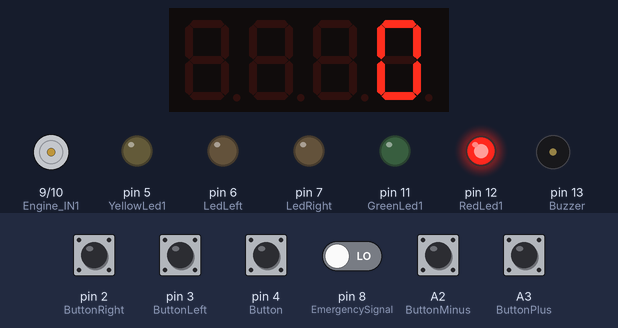
Bench run of a sketch on a simulated Arduino Uno, built with avr-gcc and run on an emulated ATmega328P. Shown: 4-digit seven-segment display, motor-driver pin pairs drawn as motors (green arrow = first pin HIGH = forward, orange = second pin HIGH = backward, longer = more drive), output pins drawn as LEDs (lit = HIGH), buzzer (waves = sounding). Inputs (shaded band) come from the test bench; at power-on: A2 (ButtonMinus), A3 (ButtonPlus), pin 2 (ButtonRight), pin 3 (ButtonLeft), pin 4 (Button) HIGH, pin 8 (EmergencySignal) LOW.

Above: at 4.0 s.
4.1 s: pin 8 (EmergencySignal) driven HIGH
At 5.7 s:
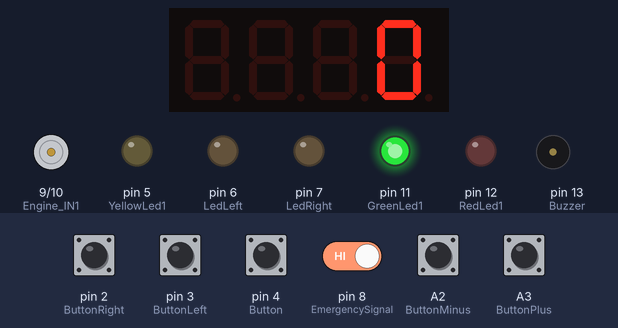
6.3 s: pin 4 (Button) pulled LOW for 1.95 s
At 8.5 s:
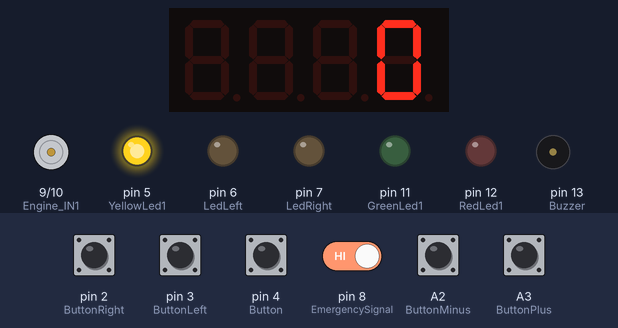
9.7 s: A3 (ButtonPlus) pulled LOW for 1.95 s
At 12.5 s:
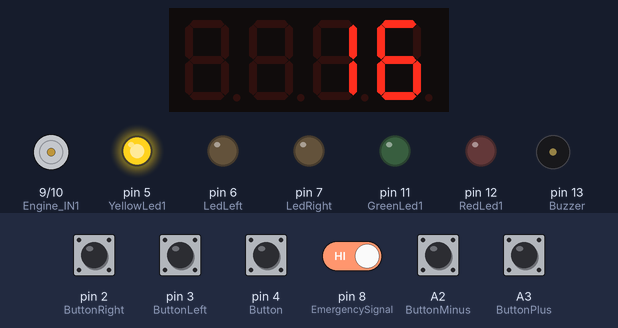
13.1 s: pin 2 (ButtonRight) pulled LOW for 1.95 s
At 16.4 s:
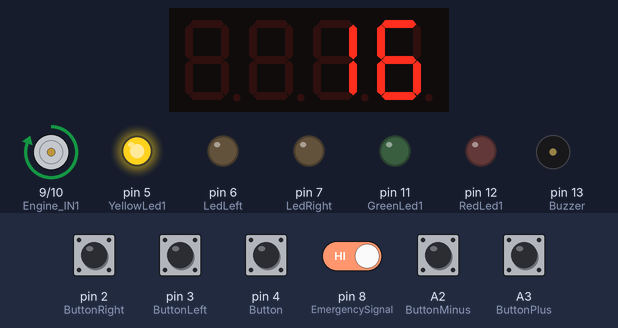
16.7 s: pin 3 (ButtonLeft) pulled LOW for 1.95 s
At 19.1 s:
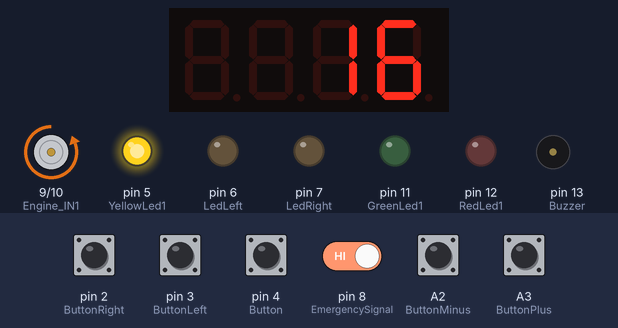
20.2 s: pin 2 (ButtonRight) pulled LOW for 1.95 s
At 21.7 s:
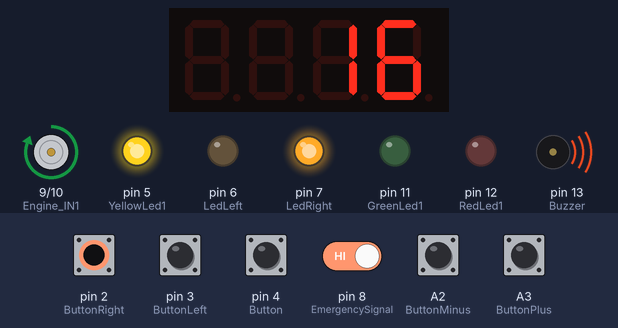
Timing chart, 0 to 23.8 s (numbered marks = the images above; inputs shaded):
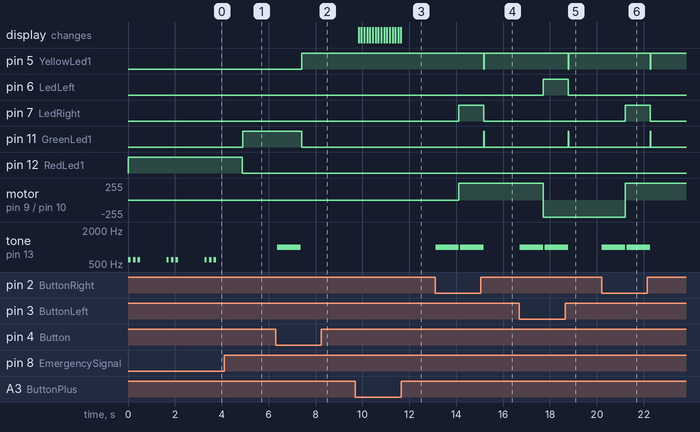

The sketch:

sketch_mar10a.ino
```cpp
#include <TM1637Display.h>       // Бібліотека для виводу інформації на дисплей

const int GreenLed1 = 11;        // Змінні для світлових індикаторів
const int YellowLed1 = 5;
const int RedLed1 = 12;

const int LedLeft = 6;
const int LedRight = 7;

const int Button = 4;            // Кнопка включения
const int ButtonLeft = 3;        // Кнопка влево
const int ButtonRight = 2;       // Кнопка вправо

const int EmergencySignal = 8;   // Экстренное выключение

const int Buzzer = 13;           // Сигнализация
const int Engine_IN1 = 9;        // Пин IN1 подключен к пину 9
const int Engine_IN2 = 10;       // Пин IN2 подключен к пину 10

bool buttonState = HIGH;         // Стан кнопки. Змінні для антидребезгого захисту
bool lastButtonState = HIGH;
bool motorState = false;         // Состояние мотора (включен или выключен)
bool LeftState = false;          // Состояние лампочки LedLeft
bool RightState = false;         // Состояние лампочки LedRight

unsigned long lastDebounceTime = 0;   // Змінні для урахування останнього часу нажаття.
unsigned long debounceDelay = 50;
bool systemActive = false;            // Флаг, указывающий, активна ли система
bool systemButtonPressed = false;     // Флаг, указывающий, была ли нажата кнопка включения

const int ButtonPlus = A3;        // Змінні для збульшення чи зменьшення об'єктів на конвеєрі.
const int ButtonMinus = A2;
int counter = 0;

const int CLK = A1;  // Подключите CLK вашего дисплея к аналоговому пину A1
const int DIO = A0;  // Подключите DIO вашего дисплея к аналоговому пину A0

TM1637Display display(CLK, DIO);  // Создайте объект дисплея с аналоговыми пинами

void setup() {
  // Налаштування піна як вихід
  pinMode(Engine_IN1, OUTPUT);
  pinMode(Engine_IN2, OUTPUT);
  pinMode(Buzzer, OUTPUT);
  pinMode(GreenLed1, OUTPUT);
  pinMode(YellowLed1, OUTPUT);
  pinMode(RedLed1, OUTPUT);
  pinMode(LedLeft, OUTPUT);
  pinMode(LedRight, OUTPUT);

  // Налаштування піна як вхід з внутрішнім підтягувачем до живлення
  pinMode(Button, INPUT_PULLUP);
  pinMode(ButtonLeft, INPUT_PULLUP);
  pinMode(ButtonRight, INPUT_PULLUP);

  // Налаштування піна як вхід
  pinMode(EmergencySignal, INPUT);

  // Налаштування піна як вхід з внутрішнім підтягувачем до живлення
  pinMode(ButtonPlus, INPUT_PULLUP); // Устанавливаем кнопку плюс как вход с подтяжкой к питанию
  pinMode(ButtonMinus, INPUT_PULLUP); // Устанавливаем кнопку минус как вход с подтяжкой к питанию

  // Налаштування яскравості дисплея
  display.setBrightness(0x0a);
}

// Стан кнопки екстренного вимикання
void loop() {
  int emergencySignal = digitalRead(EmergencySignal);

  if (emergencySignal == HIGH) {
    NormalMode();
  } else {
    EmergencyMode();
  }
}

void NormalMode() {
  digitalWrite(RedLed1, LOW);  // Выключаем красный индикатор

  int reading = digitalRead(Button);

  if (reading != lastButtonState) {
    lastDebounceTime = millis();
  }
// перевірка для антидребезгу
  if ((millis() - lastDebounceTime) > debounceDelay) {
    if (reading != buttonState) {
      buttonState = reading;

      if (buttonState == LOW) {
        tone(Buzzer, 1000);
        delay(1000);
        noTone(Buzzer);

        lastDebounceTime = millis();

        if (systemActive) {
          display.showNumberDec(0000,false);
          systemActive = false; // Если система активна, повторное нажатие отключает её
        } else {
          display.showNumberDec(0000,false);
          systemActive = true;  // Если система неактивна, первое нажатие включает её
        }
      }
    }
  }

  lastButtonState = reading;

  if (systemActive) {            // Проверяем, активна ли система перед обработкой кнопок
    ButtonsCounter();

    digitalWrite(YellowLed1, HIGH); // Жовтий індикатор робимо активним (робота транспортеру)
    digitalWrite(GreenLed1, LOW);   // Зелений неактивним (Безопасний режим)
    ButtonLeftMode();            // Класс для задання напрямку на ліво
    ButtonRightMode();           // Класс для задання напрямку направо
  }
  // Якщо система не активна
    else {
      ButtonsCounter();

      digitalWrite(LedLeft, LOW);
      digitalWrite(LedRight, LOW);
      digitalWrite(Engine_IN1, LOW);
      digitalWrite(Engine_IN2, LOW);
      digitalWrite(YellowLed1, LOW);
      digitalWrite(GreenLed1, HIGH);
    }
}


void ButtonLeftMode() {
  // Перевірка для антидребезгу
  if (digitalRead(ButtonLeft) == LOW && (millis() - lastDebounceTime > debounceDelay)) {
    tone(Buzzer, 1000);
    delay(1000);                         // Звуковий сигнал на 1 секунду
    noTone(Buzzer);

    LeftState = !LeftState;
    motorState = !motorState;

    if (LeftState) {                     // Якщо напрямок - вліво
      if (RightState = HIGH) {
        RightState = !RightState;        // то блокуємо напрямок вправо
      }

      if (motorState) {                  // Задаємо послідовність сигналів на мотор
        digitalWrite(Engine_IN1, LOW);
        digitalWrite(Engine_IN2, HIGH);
      } else {
        digitalWrite(Engine_IN1, LOW);
        digitalWrite(Engine_IN2, LOW);
      }
      digitalWrite(LedLeft, HIGH);
      digitalWrite(LedRight, LOW);
      digitalWrite(YellowLed1, HIGH);
      digitalWrite(GreenLed1, LOW);
    } else {

      digitalWrite(LedLeft, LOW);
      digitalWrite(YellowLed1, LOW);
      digitalWrite(GreenLed1, HIGH);
    }

    lastDebounceTime = millis();
  }
}

void ButtonRightMode() {
  if (digitalRead(ButtonRight) == LOW && (millis() - lastDebounceTime > debounceDelay)) {
    tone(Buzzer, 1000);
    delay(1000);              // Звуковий сигнал на 1 секунду
    noTone(Buzzer);

    RightState = !RightState;
    motorState = !motorState;

    if (RightState) {                     // Якщо напрямок - на право
      if (LeftState = HIGH) {
        LeftState = !LeftState;           // то блокуємо напрямок на ліво
      }

      if (motorState) {                   // Задаємо послідовність сигналів на мотор
        digitalWrite(Engine_IN1, HIGH);
        digitalWrite(Engine_IN2, LOW);
      } else {
        digitalWrite(Engine_IN1, LOW);
        digitalWrite(Engine_IN2, LOW);
      }

      digitalWrite(LedRight, HIGH);
      digitalWrite(LedLeft, LOW);
      digitalWrite(YellowLed1, HIGH);
      digitalWrite(GreenLed1, LOW);
    } else {

      digitalWrite(LedRight, LOW);
      digitalWrite(YellowLed1, LOW);
      digitalWrite(GreenLed1, HIGH);
    }
    digitalWrite(LedRight, RightState ? HIGH : LOW);

    lastDebounceTime = millis();
  }
}

void ButtonsCounter() {

  if (digitalRead(ButtonPlus) == LOW) {
    delay(50);          // Делаем небольшую задержку для устранения дребезга контактов
    if (digitalRead(ButtonPlus) == LOW) { // Проверяем состояние кнопки после задержки
      counter++;

      delay(50);
      if (counter >= 9999){
        counter = 0;
      }
    }
  }

  if (digitalRead(ButtonMinus) == LOW) {
    delay(50); // Делаем небольшую задержку для устранения дребезга контактов
    if (digitalRead(ButtonMinus) == LOW) { // Проверяем состояние кнопки после задержки
      counter--; // Уменьшаем счетчик на 1

      delay(50);
      if (counter <= 0){
        counter = 0;
      }
    }
  }
  display.showNumberDec(counter, false); // Виводимо на дисплей значення
}

void EmergencyMode() {
 display.showNumberDec(0000, false);  // false указывает на то, что лидирующие нули не будут отображаться;
 digitalWrite(RedLed1, HIGH);         // Червоний світлодіод вмикаємо;
 digitalWrite(YellowLed1, LOW);
 digitalWrite(GreenLed1, LOW);

for (int i = 0; i < 3; i++) { // Вмикаємо сигналізацію з частотою затримки в 1 секунду;
  tone(Buzzer, 600);
  delay(100);
  noTone(Buzzer);
  delay(100);
}
delay(1000);

  motorState = false;
}
```

Measured:
- after the input at 4.1 s, pin 11 (GreenLed1): LOW → HIGH after 0.78 s; pin 12 (RedLed1): HIGH → LOW after 0.76 s; tone on pin 13 (Buzzer): stops changing and stays silent
- after the input at 6.3 s, pin 5 (YellowLed1): LOW → HIGH after 1.1 s; pin 11 (GreenLed1): HIGH → LOW after 1.1 s; tone on pin 13 (Buzzer): silent → 1000 Hz after 0.07 s, → silent 1.0 s later
- after the input at 9.7 s, the display: first changes after 0.13 s (image 3 shows a later state)
- after the input at 13.1 s, pin 5 (YellowLed1): HIGH → LOW after 2.1 s, → HIGH 0.02 s later; pin 7 (LedRight): LOW → HIGH after 1.0 s, → LOW 1.1 s later
- after the input at 16.7 s, pin 5 (YellowLed1): HIGH → LOW after 2.1 s, → HIGH 0.02 s later; pin 6 (LedLeft): LOW → HIGH after 1.0 s, → LOW 1.1 s later
- after the input at 20.2 s, pin 5 (YellowLed1): HIGH → LOW after 2.1 s, → HIGH 0.02 s later; pin 7 (LedRight): LOW → HIGH after 1.0 s, → LOW 1.1 s later
- by itself, tone on pin 13 (Buzzer): repeats every 1.6 s: 2 × (silent 0.10 s, 600 Hz 0.10 s), silent 1.1 s, 600 Hz 0.10 s
